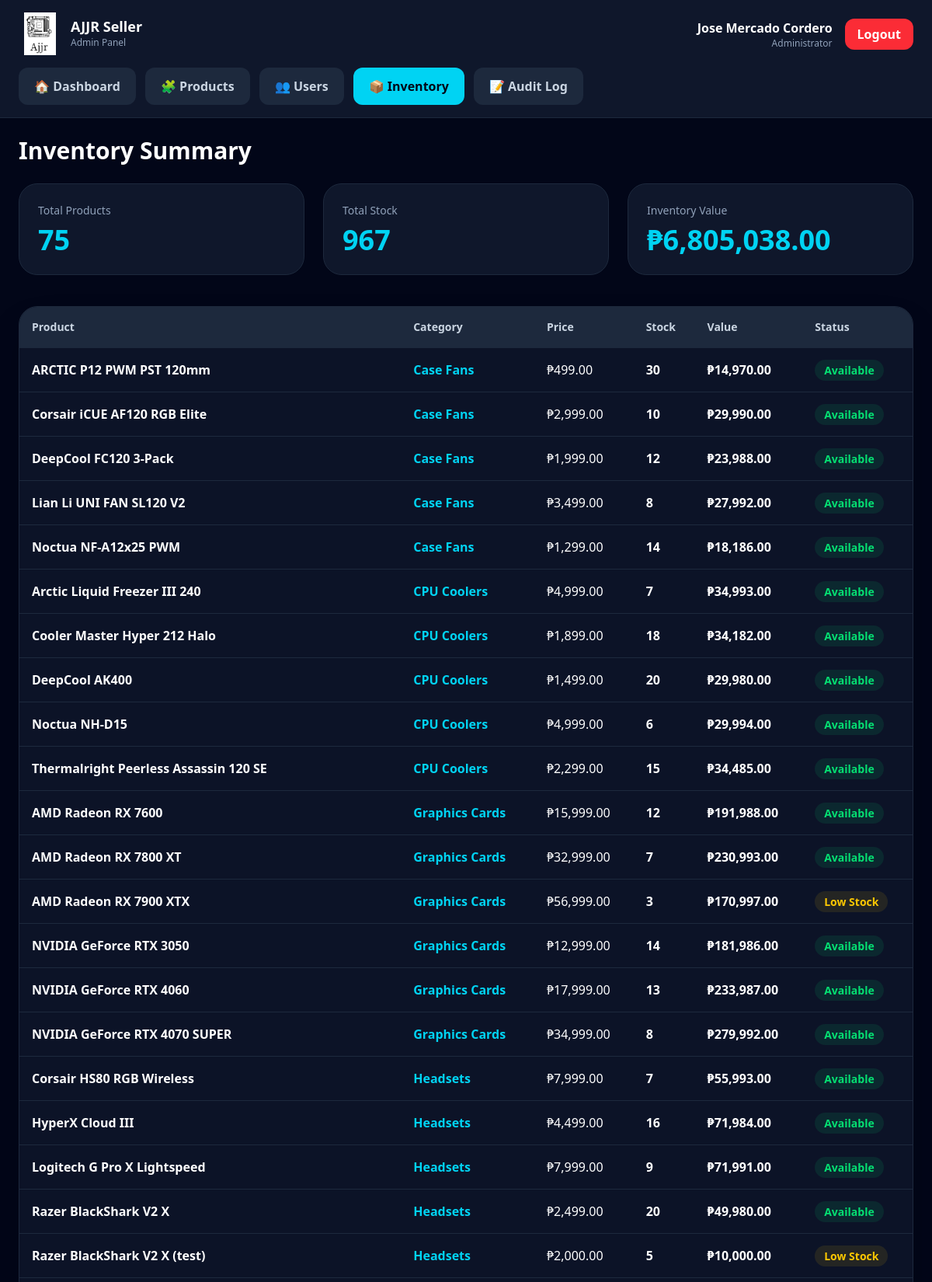
The page /seller/inventoryReport.php (signed in, upper part) on the database its author committed.
### tables this page shows
CREATE TABLE `products` (
  `product_id` int(11) NOT NULL,
  `product_name` varchar(150) NOT NULL,
  `category_id` int(11) NOT NULL,
  `description` text DEFAULT NULL,
  `price` decimal(10,2) NOT NULL,
  `stock` int(11) NOT NULL DEFAULT 0,
  `image` varchar(255) DEFAULT 'default.png',
  `created_at` timestamp NOT NULL DEFAULT current_timestamp()
);

CREATE TABLE `categories` (
  `category_id` int(11) NOT NULL,
  `category_name` varchar(100) NOT NULL
);

### seller/inventoryReport.php (the view, shortened to what this page needs)
<?php
require_once __DIR__ . '/../includes/databaseConnect.php';
require_once __DIR__ . '/../includes/functions.php';
$products = mysqli_query($conn, "
    SELECT products.*, categories.category_name
    FROM products
    INNER JOIN categories ON products.category_id = categories.category_id
    ORDER BY categories.category_name ASC, products.product_name ASC
");
$summary = mysqli_query($conn, "
    SELECT COUNT(*) AS total_products, SUM(stock) AS total_stock, SUM(price*stock) AS inventory_value
    FROM products
");
$summary_row = mysqli_fetch_assoc($summary);
?>
<div class="max-w-7xl mx-auto">
    <h2 class="text-3xl font-black mb-6">Inventory Summary</h2>
    <div class="grid md:grid-cols-3 gap-6 mb-10">
        <div class="bg-slate-900 border border-slate-800 rounded-3xl p-6">
            <p class="text-slate-400 text-sm">Total Products</p>
            <h2 class="text-4xl font-black text-cyan-400 mt-2"><?= $summary_row['total_products'] ?? 0; ?></h2>
        </div>
        <div class="bg-slate-900 border border-slate-800 rounded-3xl p-6">
            <p class="text-slate-400 text-sm">Total Stock</p>
            <h2 class="text-4xl font-black text-cyan-400 mt-2"><?= $summary_row['total_stock'] ?? 0; ?></h2>
        </div>
        <div class="bg-slate-900 border border-slate-800 rounded-3xl p-6">
            <p class="text-slate-400 text-sm">Inventory Value</p>
            <h2 class="text-4xl font-black text-cyan-400 mt-2"><?= format_price($summary_row['inventory_value'] ?? 0); ?></h2>
        </div>
    </div>
    <div class="bg-slate-900/80 border border-slate-800 rounded-3xl overflow-hidden shadow-2xl">
        <div class="overflow-x-auto">
            <table class="w-full min-w-[950px] text-left">
                <thead class="bg-slate-800 text-slate-300 text-sm">
                    <tr>
                        <th class="p-4">Product</th>
                        <th class="p-4">Category</th>
                        <th class="p-4">Price</th>
                        <th class="p-4">Stock</th>
                        <th class="p-4">Value</th>
                        <th class="p-4">Status</th>
                    </tr>
                </thead>
                <tbody>
                    <?php while ($product = mysqli_fetch_assoc($products)) {
                        $value = $product['price'] * $product['stock'];
                        if ($product['stock'] == 0) {
                            $status = "Out of Stock";
                            $status_class = "bg-red-400/10 text-red-400";
                        } elseif ($product['stock'] <= 5) {
                            $status = "Low Stock";
                            $status_class = "bg-yellow-400/10 text-yellow-400";
                        } else {
                            $status = "Available";
                            $status_class = "bg-green-400/10 text-green-400";
                        }
                    ?>
                        <tr class="border-t border-slate-800 hover:bg-slate-900/50 transition">
                            <td class="p-4 font-black"><?= htmlspecialchars($product['product_name']); ?></td>
                            <td class="p-4 text-cyan-400 font-bold"><?= htmlspecialchars($product['category_name']); ?></td>
                            <td class="p-4"><?= format_price($product['price']); ?></td>
                            <td class="p-4 font-bold"><?= $product['stock']; ?></td>
                            <td class="p-4 font-bold"><?= format_price($value); ?></td>
                            <td class="p-4">
                                <span class="px-3 py-1 rounded-full text-sm font-bold <?= $status_class; ?>">
                                    <?= $status; ?>
                                </span>
                            </td>
                        </tr>
                    <?php } ?>
                </tbody>
            </table>
        </div>
    </div>
</div>

### rows shown on the page
products: product_name "ARCTIC P12 PWM PST 120mm", category.category_name "Case Fans", price "₱499.00", stock "30", format_price($value) "₱14,970.00", stock "Available"
products: product_name "Corsair iCUE AF120 RGB Elite", category.category_name "Case Fans", price "₱2,999.00", stock "10", format_price($value) "₱29,990.00", stock "Available"
products: product_name "DeepCool FC120 3-Pack", category.category_name "Case Fans", price "₱1,999.00", stock "12", format_price($value) "₱23,988.00", stock "Available"
products: product_name "Lian Li UNI FAN SL120 V2", category.category_name "Case Fans", price "₱3,499.00", stock "8", format_price($value) "₱27,992.00", stock "Available"
products: product_name "Noctua NF-A12x25 PWM", category.category_name "Case Fans", price "₱1,299.00", stock "14", format_price($value) "₱18,186.00", stock "Available"
products: product_name "Arctic Liquid Freezer III 240", category.category_name "CPU Coolers", price "₱4,999.00", stock "7", format_price($value) "₱34,993.00", stock "Available"
products: product_name "Cooler Master Hyper 212 Halo", category.category_name "CPU Coolers", price "₱1,899.00", stock "18", format_price($value) "₱34,182.00", stock "Available"
products: product_name "DeepCool AK400", category.category_name "CPU Coolers", price "₱1,499.00", stock "20", format_price($value) "₱29,980.00", stock "Available"
products: product_name "Noctua NH-D15", category.category_name "CPU Coolers", price "₱4,999.00", stock "6", format_price($value) "₱29,994.00", stock "Available"
products: product_name "Thermalright Peerless Assassin 120 SE", category.category_name "CPU Coolers", price "₱2,299.00", stock "15", format_price($value) "₱34,485.00", stock "Available"
products: product_name "AMD Radeon RX 7600", category.category_name "Graphics Cards", price "₱15,999.00", stock "12", format_price($value) "₱191,988.00", stock "Available"
products: product_name "AMD Radeon RX 7800 XT", category.category_name "Graphics Cards", price "₱32,999.00", stock "7", format_price($value) "₱230,993.00", stock "Available"
products: product_name "AMD Radeon RX 7900 XTX", category.category_name "Graphics Cards", price "₱56,999.00", stock "3", format_price($value) "₱170,997.00", stock "Low Stock"
products: product_name "NVIDIA GeForce RTX 3050", category.category_name "Graphics Cards", price "₱12,999.00", stock "14", format_price($value) "₱181,986.00", stock "Available"
products: product_name "NVIDIA GeForce RTX 4060", category.category_name "Graphics Cards", price "₱17,999.00", stock "13", format_price($value) "₱233,987.00", stock "Available"
products: product_name "NVIDIA GeForce RTX 4070 SUPER", category.category_name "Graphics Cards", price "₱34,999.00", stock "8", format_price($value) "₱279,992.00", stock "Available"
products: product_name "Corsair HS80 RGB Wireless", category.category_name "Headsets", price "₱7,999.00", stock "7", format_price($value) "₱55,993.00", stock "Available"
products: product_name "HyperX Cloud III", category.category_name "Headsets", price "₱4,499.00", stock "16", format_price($value) "₱71,984.00", stock "Available"
products: product_name "Logitech G Pro X Lightspeed", category.category_name "Headsets", price "₱7,999.00", stock "9", format_price($value) "₱71,991.00", stock "Available"
products: product_name "Razer BlackShark V2 X", category.category_name "Headsets", price "₱2,499.00", stock "20", format_price($value) "₱49,980.00", stock "Available"
products: product_name "Razer BlackShark V2 X (test)", category.category_name "Headsets", price "₱2,000.00", stock "5", format_price($value) "₱10,000.00", stock "Low Stock"

### other values the page prints
$admin_name "Jose Mercado Cordero"
$link[3] "🏠"
$link[2] "Dashboard"
$link[3] "🧩"
$link[2] "Products"
$link[3] "👥"
$link[2] "Users"
$link[3] "📦"
$link[2] "Inventory"
$link[3] "📝"
$link[2] "Audit Log"
$summary_row['total_products'] "75"
$summary_row['total_stock'] "967"
format_price($summary_row['inventory_value'] ?? 0) "₱6,805,038.00"
